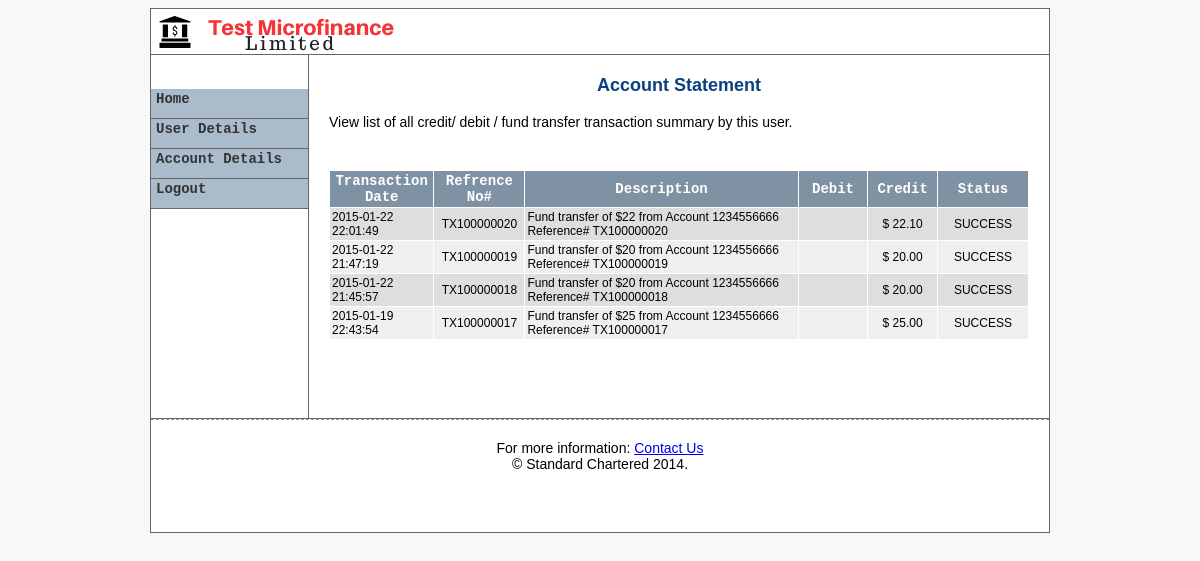
The page /admin/account/?view=statement&accNo=1255050095 (signed in) on the database its author committed.
### tables this page shows
CREATE TABLE IF NOT EXISTS `tbl_transaction` (
  `id` int(10) NOT NULL AUTO_INCREMENT,
  `tx_no` varchar(20) NOT NULL,
  `tx_type` varchar(10) NOT NULL,
  `amount` double NOT NULL,
  `date` varchar(100) NOT NULL,
  `description` varchar(100) NOT NULL,
  `to_accno` varchar(20) NOT NULL,
  `status` varchar(10) NOT NULL,
  `tdate` varchar(40) NOT NULL,
  `comments` varchar(200) NOT NULL,
  PRIMARY KEY (`id`)
);

### admin/account/index.php (called while the page is built, shortened)
<?php
require_once '../include/template.php';
?>

### library/database.php (called while the page is built, shortened)
<?php
function dbQuery($sql)
{
	$result = mysql_query($sql) or die(mysql_error());
	return $result;
}
function dbFetchAssoc($result)
{
	return mysql_fetch_assoc($result);
}
function dbNumRows($result)
{
	return mysql_num_rows($result);
}
?>

### admin/account/statement.php (the view, shortened to what this page needs)
<?php
if (isset($_GET['accNo']) && $_GET['accNo'] > 0) {
	$acc_no = $_GET['accNo'];
} else {
	header('Location: index.php');
}
$sql = "SELECT * FROM tbl_transaction WHERE to_accno = $acc_no ORDER BY id DESC LIMIT 20";
$result = dbQuery($sql);
?>
<p align="center" id="mainHead">Account Statement</p>
<p style="font-family:Verdana, Arial, Helvetica, sans-serif;font-size:14px; margin-bottom:40px;">
View list of all credit/ debit / fund transfer transaction summary by this user.</p>
<table width="100%" border="0" align="center" cellpadding="2" cellspacing="1" class="text">
  <tr align="center" id="listTableHeader">
   <th width="80" scope="col">Transaction Date</th>
   <th width="80">Refrence No#</th>
   <th width="250">Description</th>
   <th width="60">Debit</th>
   <th width="60">Credit</th>
   <th width="80">Status</th>
  </tr>
<?php
if(dbNumRows($result) > 0) {
while($row = dbFetchAssoc($result)) {
	extract($row);
	if ($i%2) {$class = 'row1';}
	else {$class = 'row2';}
	$i += 1;
?>
  <tr class="<?php echo $class; ?>">
   <td><?php echo $date; ?></td>
   <td><div align="center"><?php echo $tx_no; ?></div></td>
   <td width="250"><?php echo $description; ?></td>
   <td width="50" align="center"><?php echo $tx_type == "debit" ? "$&nbsp;" . number_format($amount, 2) : ""; ?></td>
   <td width="50" align="center"><?php echo $tx_type == "credit" ? "$&nbsp;" . number_format($amount, 2) : ""; ?></td>
   <td width="80" align="center"><?php echo $status; ?></td>
  </tr>
<?php
}
?>
  <tr>
   <td colspan="5">&nbsp;</td>
  </tr>
  <tr>
   <td colspan="5" align="right"></td>
  </tr>
<?php
}
?>
 </table>
 <p>&nbsp;</p>

### admin/include/admin.css (style rules this page uses)
#listTableHeader { font-family: "Courier New", Courier, mono; font-size: 14px; color: #FFFFFF; background-color: #7F92A4; font-weight: bold; background-position: center; }
.row1 { background-color: #EFEFEF; }
.row2 { background-color: #DEDEDE; }
body { font-family: "Arial", "Helvetica", "sans-serif"; text-align: center; font-size: 10px; }
.text { font-family: Arial, Helvetica, sans-serif; font-size: 12px; }
#mainHead { font-size:18px; font-family:Verdana, Arial, Helvetica, sans-serif; font-weight:bold; color:#094080; }

### admin/include/template.php (style rules this page uses)
body { background-color:#F8F8F8; }

### rows shown on the page
tbl_transaction: date "2015-01-22 22:01:49", tx_no "TX100000020", description "Fund transfer of $22 from Account 1234556666 Reference# TX100000020", amount "22.10", status "SUCCESS"
tbl_transaction: date "2015-01-22 21:47:19", tx_no "TX100000019", description "Fund transfer of $20 from Account 1234556666 Reference# TX100000019", amount "20.00", status "SUCCESS"
tbl_transaction: date "2015-01-22 21:45:57", tx_no "TX100000018", description "Fund transfer of $20 from Account 1234556666 Reference# TX100000018", amount "20.00", status "SUCCESS"
tbl_transaction: date "2015-01-19 22:43:54", tx_no "TX100000017", description "Fund transfer of $25 from Account 1234556666 Reference# TX100000017", amount "25.00", status "SUCCESS"
